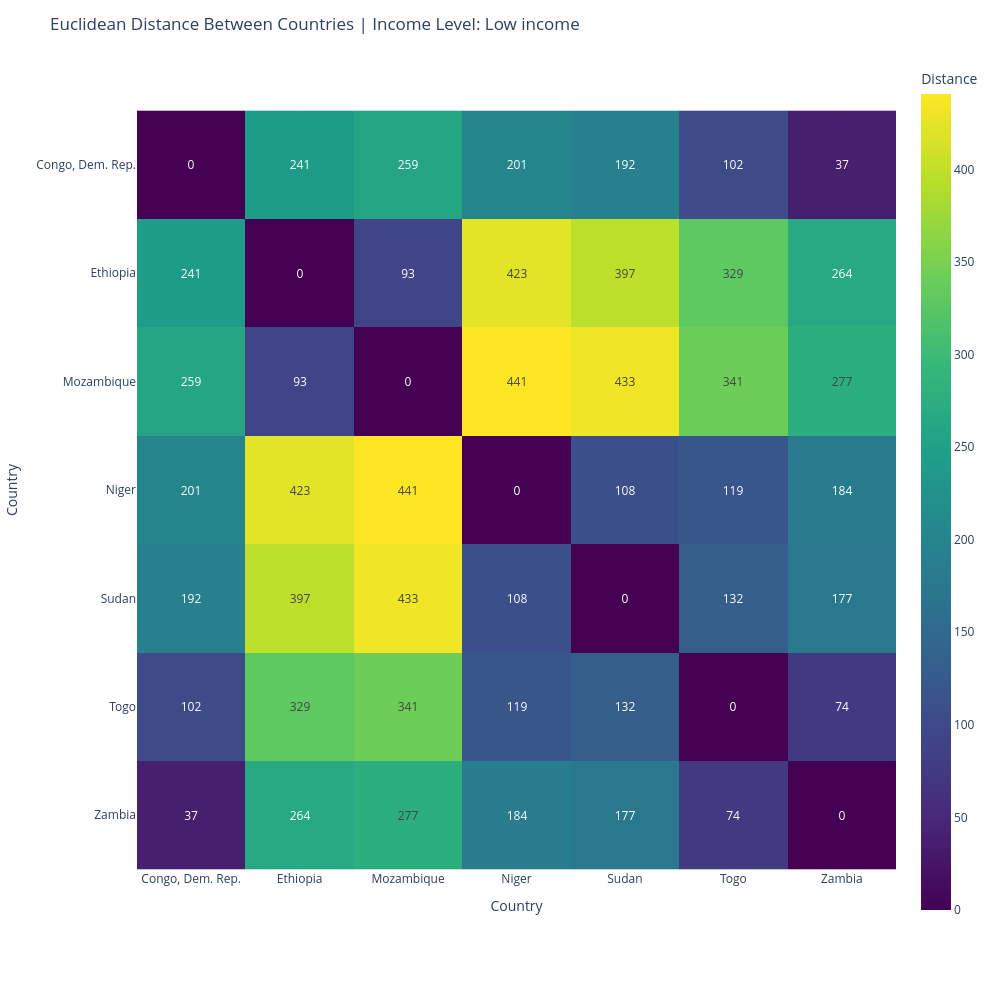

The notebook cell saved with this chart:
### Code cell
pca_low, pca_coordinates_low, series_labels_low = run_pca_for_income_level("Low income")

### Figure 1 — Plotly figure (JSON) as saved in the notebook; plotly's stock layout.template omitted (floating-point values rounded to 4 significant figures)
{"data": [{"coloraxis": "coloraxis", "hovertemplate": "Country: %{x}<br>Country: %{y}<br>Distance: %{z}<extra></extra>", "name": "0", "texttemplate": "%{z:.0f}", "type": "heatmap", "x": ["Congo, Dem. Rep.", "Ethiopia", "Mozambique", "Niger", "Sudan", "Togo", "Zambia"], "xaxis": "x", "y": ["Congo, Dem. Rep.", "Ethiopia", "Mozambique", "Niger", "Sudan", "Togo", "Zambia"], "yaxis": "y", "z": [[0, 241.5, 258.7, 200.8, 192.0, 102.1, 37.05], [241.5, 0, 92.51, 422.5, 396.6, 329.1, 263.8], [258.7, 92.51, 0, 440.7, 432.9, 340.8, 276.8], [200.8, 422.5, 440.7, 0, 108.4, 118.5, 184.2], [192.0, 396.6, 432.9, 108.4, 0, 131.8, 176.7], [102.1, 329.1, 340.8, 118.5, 131.8, 0, 73.84], [37.05, 263.8, 276.8, 184.2, 176.7, 73.84, 0]]}], "layout": {"coloraxis": {"colorbar": {"title": {"text": "Distance"}}, "colorscale": [[0, "#440154"], [0.1111, "#482878"], [0.2222, "#3e4989"], [0.3333, "#31688e"], [0.4444, "#26828e"], [0.5556, "#1f9e89"], [0.6667, "#35b779"], [0.7778, "#6ece58"], [0.8889, "#b5de2b"], [1, "#fde725"]]}, "height": 1000, "margin": {"t": 60}, "title": {"text": "Euclidean Distance Between Countries | Income Level: Low income"}, "width": 1000, "xaxis": {"anchor": "y", "autorange": true, "constrain": "domain", "domain": [0, 1], "range": [-0.5, 6.5], "scaleanchor": "y", "title": {"text": "Country"}, "type": "category"}, "yaxis": {"anchor": "x", "autorange": true, "constrain": "domain", "domain": [0.05872, 0.9413], "range": [6.5, -0.5], "title": {"text": "Country"}, "type": "category"}}}
